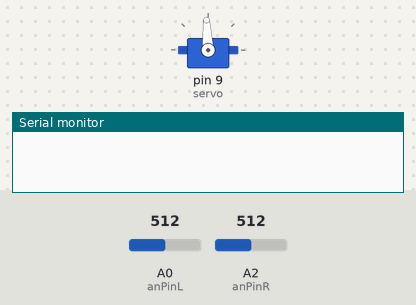
Simulated run of this sketch. Board: Arduino Uno, built with avr-gcc and run on an emulated ATmega328P. Parts: servo, the last lines printed to the serial monitor. The test bench sets the inputs (shaded band); at power-on: A0 (anPinL) = 512, A2 (anPinR) = 512.

Above: at 0.1 s.
At 0.65 s:
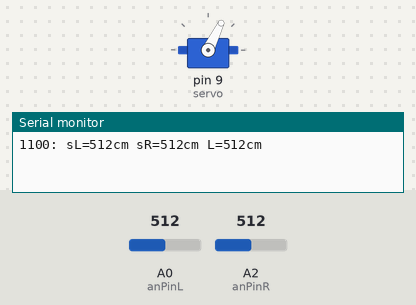
1.5 s: A0 (anPinL) set to 716
At 2.15 s:
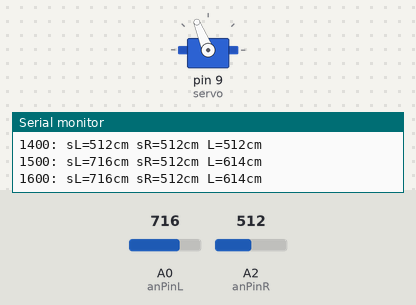
4.5 s: A0 (anPinL) set to 900
Timing chart, 0 to 7.5 s (numbered marks = the images above; inputs shaded):
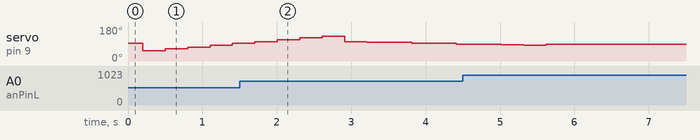

The sketch:

maxbotix2.ino
```cpp
/*Feel free to use this code.
Author: Tom Bonar
Date: 12-11-2013
Analog pin 1 for reading in the analog voltage from the MaxSonar device.
This variable is a constant because the pin will not change throughout execution of this code.*/
#include <Servo.h>

//#define SERVO_MIN       850
//#define SERVO_MAX      2150
#define SERVO_MIN       1100
#define SERVO_MAX       1900

#define SERVO_CENTER   1500

#define SERVO_STEP_NORMAL      100
#define SERVO_STEP_FINE        25

const int anPinL = 0;
const int anPinR = 2;
const int triggerPin = 2;
long anVoltL, anVoltR;
Servo servo;  // create servo object to control a servo
int spos=SERVO_CENTER,sdir=1;
unsigned long start_sensor_time=0;
unsigned long start_servo_time=0;
unsigned long state_time=0;

int max_state=1;
int max_pos=0;
int max_len=0;

void setup(void)
{
  //This opens up a serial connection to shoot the results back to the PC console
  Serial.begin(115200);
  pinMode(triggerPin,OUTPUT);
  servo.attach(9);  // attaches the servo on pin 9 to the servo object
  servo.writeMicroseconds(SERVO_CENTER);                  // sets the servo position according to the scaled value
  delay(200); //Gives time for the sensors to boot and calibrate
}

int start_sensor(void)
{
  if(start_sensor_time > 0) return(0);
  if(start_servo_time > 0) return(0);

  digitalWrite(triggerPin,HIGH);
//  delay(1);
  delayMicroseconds(25);
  digitalWrite(triggerPin,LOW);
  start_sensor_time=millis();

/*
Serial.print(start_sensor_time);
Serial.print(" ");
Serial.println("sensor  start");
*/

  return(1);
}

int read_sensor(void)
{
  if(start_sensor_time == 0) return(0);
  if((millis()-start_sensor_time) < 200) return(0);
  //Used to read in the analog voltage output that is being sent by the XL-MaxSonar device.
  //Scale factor is (Vcc/1024) per centimeter. A 5V supply yields ~4.9mV/cm for standard range sensors
  anVoltL = analogRead(anPinL);
  anVoltR = analogRead(anPinR);
  start_sensor_time=0;

/*
Serial.print(millis());
Serial.print(" ");
Serial.println("sensor  read");
*/

  return(1);
}

void printall(void)
{
  Serial.print(spos);
  Serial.print(": ");
  Serial.print("sL");
  Serial.print("=");
  Serial.print(anVoltL);
  Serial.print("cm");
  Serial.print(" ");
  Serial.print("sR");
  Serial.print("=");
  Serial.print(anVoltR);
  Serial.print("cm");
  Serial.print(" L");
  Serial.print("=");
  Serial.print((anVoltR+anVoltL)/2);
  Serial.print("cm");
  Serial.println();
}

int servo_pos(int pos)
{
  if(start_servo_time > 0) {
    if((millis()-start_servo_time) >= 100) start_servo_time=0;
    return(0);
  }
  if(start_sensor_time > 0) return(0);

  if(spos > SERVO_MAX) spos=SERVO_MAX;
  else if(spos < SERVO_MIN) spos=SERVO_MIN;
  servo.writeMicroseconds(spos);
  start_servo_time=millis();

/*
Serial.print(start_servo_time);
Serial.print(" ");
Serial.println("servo pos");
*/
  return(0);
}

int findmax(int *state)
{
  int rs;
  long len;
  static int minp=SERVO_MIN,maxp=SERVO_MAX;
  static int sstep=SERVO_STEP_NORMAL;

  if((*state == 4) && (state_time > 0)) {
    if((millis()-state_time) > 5000) {
//      *state=1;
      state_time=0;
      Serial.println("restarting scan ...");
    }
  }

  if(*state == 1) {
    spos=minp;
    start_sensor_time=0;
    start_servo_time=0;
    servo_pos(spos);
    *state=2;
  } else if((*state == 2) || (*state == 3)) {
    start_sensor();
    rs=read_sensor();
    if(rs == 1) {
      printall();
      if(((spos == minp) && (*state == 2)) ||
         ((spos == maxp) && (*state == 3))) {
        max_pos=spos;
        max_len=(anVoltL+anVoltR)/2;
      } else {
        len=(anVoltL+anVoltR)/2;
        if(len > max_len) {
          max_len=len;
          max_pos=spos;
        }
      }
      if(((spos >= maxp) && (*state == 2)) ||
         ((spos <= minp) && (*state == 3))) {
        if(*state == 2) {
  Serial.print("maxpos=");
  Serial.println(max_pos);
          *state=3;
          minp=max_pos-sstep;
          maxp=max_pos+sstep;
          if(minp < SERVO_MIN) minp=SERVO_MIN;
          if(maxp > SERVO_MAX) maxp=SERVO_MAX;
          sstep=-SERVO_STEP_FINE;
          spos=maxp+SERVO_STEP_FINE;
        } else if(*state == 3) {
  Serial.print("*** maxpos fine=");
  Serial.println(max_pos);
        servo.writeMicroseconds(max_pos);
          *state=4;
          minp=SERVO_MIN;
          maxp=SERVO_MAX;
          sstep=SERVO_STEP_NORMAL;
          state_time=millis();
          return(1);
        }
      }
      spos+=sstep;
      if(spos > maxp) spos=maxp;
      else if(spos < minp) spos=minp;
    }
    servo_pos(spos);
  }

  return(0);
}

void loop ()
{
  int rs;

//delay(1000);
//return;

  findmax(&max_state);

/*
  start_sensor();
  rs=read_sensor();
  if(rs == 1) {
    printall();

    if(spos >= SERVO_MAX) {
      sdir*=-1;
//      delay(500);
    } else if(spos <= SERVO_MIN) {
      sdir*=-1;
//      delay(500);
    }
//    spos+=(sdir*50);
    spos+=(sdir*30);

  }
  servo_pos(spos);
*/


//  delay(200);

/*
  if(spos > SERVO_MAX) spos=SERVO_MAX;
  else if(spos < SERVO_MIN) spos=SERVO_MIN;
//  Serial.println(spos);
//  servo.writeMicroseconds(spos);                  // sets the servo position according to the scaled value
  delay(20); // This delay time changes by 100 for every sensor in the chain.  For 4 sensors this will be 400
  if(spos >= SERVO_MAX) {
    sdir*=-1;
    delay(500);
  } else if(spos <= SERVO_MIN) {
    sdir*=-1;
    delay(500);
  }
  spos+=(sdir*50);
*/
}
```
